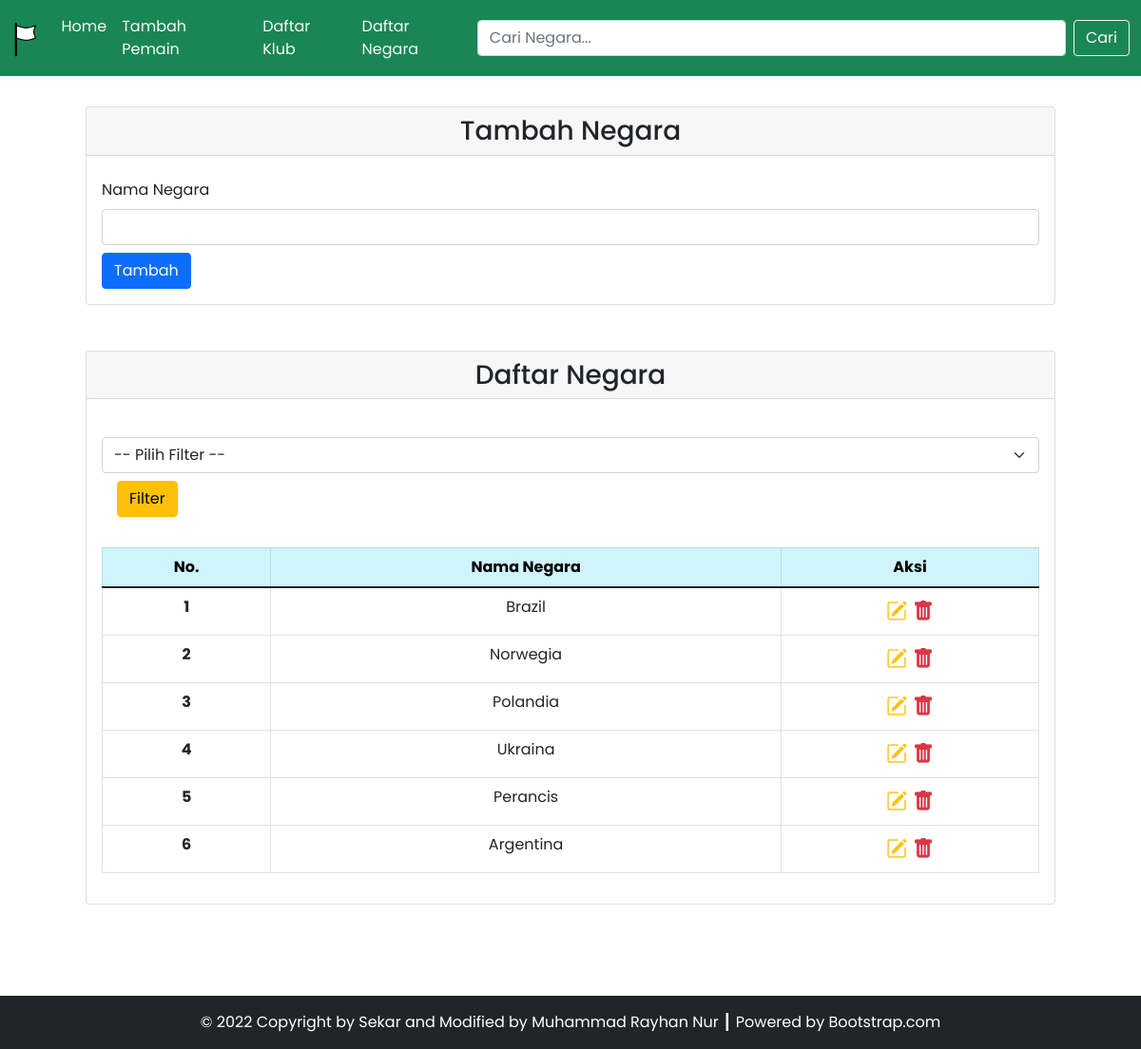
Page /source_code/negara.php on the earlier database version.
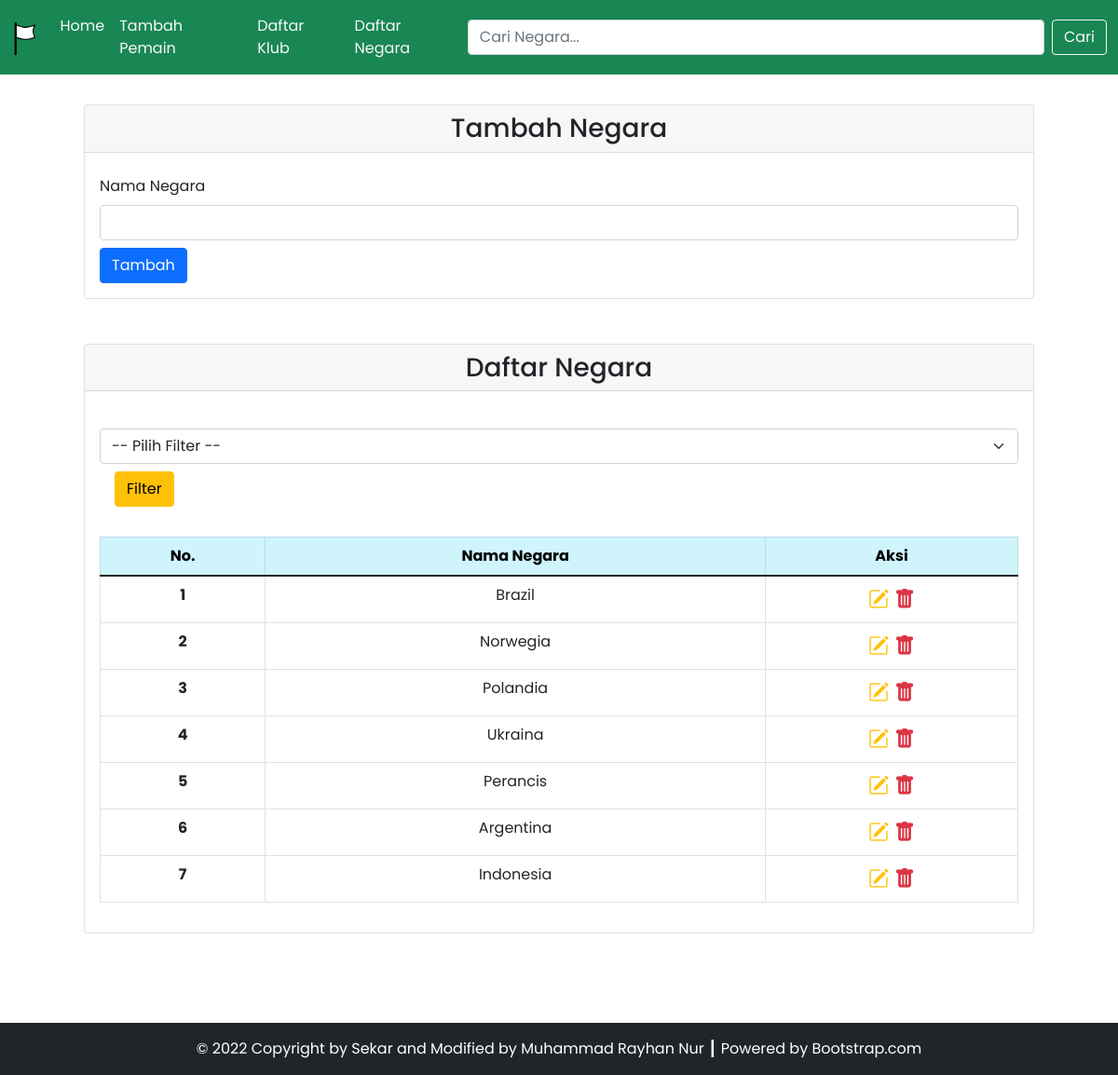
Same page on the later database version.
### tables this page shows
CREATE TABLE `negara` (
  `id_negara` int(11) NOT NULL,
  `nama_negara` varchar(255) NOT NULL
);

### source_code/config/db.php (called while the page is built)
<?php
$DB_HOST = "localhost";
$DB_USERNAME = "root";
$DB_PASSWORD = "";
$DB_NAME = "db_football_tp3";

### source_code/classes/DB.php (called while the page is built, shortened)
<?php
include('config/db.php');
class DB
{
    private $hostname;
    private $username;
    private $password;
    private $dbname;
    private $conn;
    private $result;
    function __construct($hostname, $username, $password, $dbname)
    {
        $this->hostname = $hostname;
        $this->username = $username;
        $this->password = $password;
        $this->dbname = $dbname;
    }
    function open()
    {
        $this->conn = mysqli_connect($this->hostname, $this->username, $this->password, $this->dbname);
    }
    function execute($query)
    {
        $this->result = mysqli_query($this->conn, $query);
    }
    function getResult()
    {
        return mysqli_fetch_array($this->result);
    }
}

### source_code/classes/Negara.php (called while the page is built, shortened)
<?php
include('config/db.php');
class Negara extends DB
{
    function getNegara()
    {
        $query = "SELECT * FROM negara";
        return $this->execute($query);
    }
}

### source_code/negara.php (the view, shortened to what this page needs)
<?php
include('config/db.php');
include('classes/DB.php');
include('classes/negara.php');
$negara = new Negara($DB_HOST, $DB_USERNAME, $DB_PASSWORD, $DB_NAME);
$negara->open();
if (isset($_POST['btn-cari'])) {
    $negara->searchNegara($_POST['cari']);
} else if (isset($_POST['btn-filter'])) {
    $negara->filterNegara($_POST['filter']);
} else {
    $negara->getNegara();
}
$header = '<tr>
<th scope="row">No.</th>
<th scope="row">Nama Negara</th>
<th scope="row">Aksi</th>
</tr>';
$data = null;
$no = 1;
while ($div = $negara->getResult()) {
    $data .= '<tr>
    <th scope="row">' . $no . '</th>
    <td>' . $div['nama_negara'] . '</td>
    <td style="font-size: 22px;">
        <a href="negara.php?id=' . $div['id_negara'] . '" title="Edit Data"><i class="bi bi-pencil-square text-warning"></i></a>&nbsp;<a href="negara.php?hapus=' . $div['id_negara'] . '" title="Delete Data"><i class="bi bi-trash-fill text-danger"></i></a>
        </td>
    </tr>';
    $no++;
}

Differences in the rows shown:
added negara: nama_negara "Indonesia"
